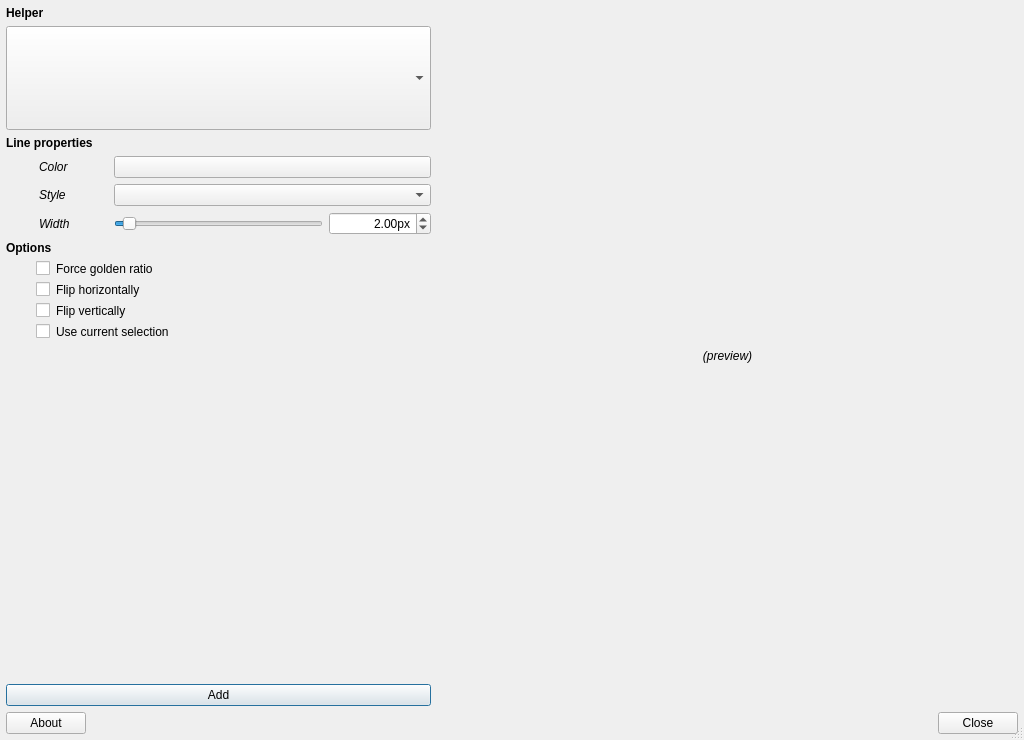
<?xml version="1.0" encoding="UTF-8"?>
<ui version="4.0">
 <class>mainwindow</class>
 <widget class="QDialog" name="mainwindow">
  <property name="geometry">
   <rect>
    <x>0</x>
    <y>0</y>
    <width>1024</width>
    <height>740</height>
   </rect>
  </property>
  <property name="windowTitle">
   <string>Composition Helper</string>
  </property>
  <property name="sizeGripEnabled">
   <bool>true</bool>
  </property>
  <property name="modal">
   <bool>false</bool>
  </property>
  <layout class="QVBoxLayout" name="verticalLayout">
   <property name="leftMargin">
    <number>6</number>
   </property>
   <property name="topMargin">
    <number>6</number>
   </property>
   <property name="rightMargin">
    <number>6</number>
   </property>
   <property name="bottomMargin">
    <number>6</number>
   </property>
   <item>
    <widget class="QWidget" name="widget" native="true">
     <layout class="QHBoxLayout" name="horizontalLayout_2">
      <property name="leftMargin">
       <number>0</number>
      </property>
      <property name="topMargin">
       <number>0</number>
      </property>
      <property name="rightMargin">
       <number>0</number>
      </property>
      <property name="bottomMargin">
       <number>0</number>
      </property>
      <item>
       <widget class="QWidget" name="widget_3" native="true">
        <property name="maximumSize">
         <size>
          <width>425</width>
          <height>16777215</height>
         </size>
        </property>
        <layout class="QGridLayout" name="gridLayout">
         <property name="leftMargin">
          <number>0</number>
         </property>
         <property name="topMargin">
          <number>0</number>
         </property>
         <property name="rightMargin">
          <number>0</number>
         </property>
         <property name="bottomMargin">
          <number>0</number>
         </property>
         <item row="5" column="0">
          <widget class="QLabel" name="label_5">
           <property name="font">
            <font>
             <italic>true</italic>
            </font>
           </property>
           <property name="styleSheet">
            <string notr="true">margin-left: 30px;</string>
           </property>
           <property name="text">
            <string>Style</string>
           </property>
          </widget>
         </item>
         <item row="7" column="0" colspan="4">
          <widget class="QLabel" name="lblOptions">
           <property name="font">
            <font>
             <weight>75</weight>
             <bold>true</bold>
            </font>
           </property>
           <property name="text">
            <string>Options</string>
           </property>
          </widget>
         </item>
         <item row="8" column="0" colspan="4">
          <widget class="QCheckBox" name="cbForceGR">
           <property name="toolTip">
            <string>When checked, constrain helper to respect Golden number ratio</string>
           </property>
           <property name="styleSheet">
            <string notr="true">margin-left: 30px;</string>
           </property>
           <property name="text">
            <string>Force golden ratio</string>
           </property>
          </widget>
         </item>
         <item row="3" column="0" colspan="4">
          <widget class="QLabel" name="label_3">
           <property name="font">
            <font>
             <weight>75</weight>
             <bold>true</bold>
            </font>
           </property>
           <property name="text">
            <string>Line properties</string>
           </property>
          </widget>
         </item>
         <item row="4" column="0">
          <widget class="QLabel" name="label_4">
           <property name="font">
            <font>
             <italic>true</italic>
            </font>
           </property>
           <property name="styleSheet">
            <string notr="true">margin-left: 30px;</string>
           </property>
           <property name="text">
            <string>Color</string>
           </property>
          </widget>
         </item>
         <item row="6" column="1" colspan="2">
          <widget class="QSlider" name="hsLineWidth">
           <property name="sizePolicy">
            <sizepolicy hsizetype="Preferred" vsizetype="Fixed">
             <horstretch>0</horstretch>
             <verstretch>0</verstretch>
            </sizepolicy>
           </property>
           <property name="toolTip">
            <string>Line width applied to helper</string>
           </property>
           <property name="minimum">
            <number>100</number>
           </property>
           <property name="maximum">
            <number>2500</number>
           </property>
           <property name="singleStep">
            <number>100</number>
           </property>
           <property name="pageStep">
            <number>500</number>
           </property>
           <property name="value">
            <number>200</number>
           </property>
           <property name="orientation">
            <enum>Qt::Horizontal</enum>
           </property>
          </widget>
         </item>
         <item row="14" column="0" colspan="4">
          <widget class="QPushButton" name="pbAdd">
           <property name="toolTip">
            <string>Add current helper configuration to document</string>
           </property>
           <property name="text">
            <string>Add</string>
           </property>
          </widget>
         </item>
         <item row="6" column="3">
          <widget class="QDoubleSpinBox" name="dsbLineWidth">
           <property name="toolTip">
            <string>Line width applied to helper</string>
           </property>
           <property name="alignment">
            <set>Qt::AlignRight|Qt::AlignTrailing|Qt::AlignVCenter</set>
           </property>
           <property name="suffix">
            <string>px</string>
           </property>
           <property name="minimum">
            <double>1.000000000000000</double>
           </property>
           <property name="maximum">
            <double>25.000000000000000</double>
           </property>
           <property name="value">
            <double>2.000000000000000</double>
           </property>
          </widget>
         </item>
         <item row="4" column="1" colspan="3">
          <widget class="CHWColorButton" name="pbLineColor">
           <property name="toolTip">
            <string>Color applied to helper</string>
           </property>
          </widget>
         </item>
         <item row="9" column="0" colspan="4">
          <widget class="QCheckBox" name="cbFlipH">
           <property name="toolTip">
            <string>Flip helper horizontally (vertical axis)</string>
           </property>
           <property name="styleSheet">
            <string notr="true">margin-left: 30px;</string>
           </property>
           <property name="text">
            <string>Flip horizontally</string>
           </property>
          </widget>
         </item>
         <item row="13" column="0">
          <spacer name="verticalSpacer">
           <property name="orientation">
            <enum>Qt::Vertical</enum>
           </property>
           <property name="sizeHint" stdset="0">
            <size>
             <width>20</width>
             <height>40</height>
            </size>
           </property>
          </spacer>
         </item>
         <item row="10" column="0" colspan="4">
          <widget class="QCheckBox" name="cbFlipV">
           <property name="toolTip">
            <string>Flip helper vertically (horizontal axis)</string>
           </property>
           <property name="styleSheet">
            <string notr="true">margin-left: 30px;</string>
           </property>
           <property name="text">
            <string>Flip vertically</string>
           </property>
          </widget>
         </item>
         <item row="1" column="0" colspan="4">
          <widget class="QComboBox" name="cbxHelpers">
           <property name="minimumSize">
            <size>
             <width>0</width>
             <height>104</height>
            </size>
           </property>
           <property name="toolTip">
            <string>&lt;html&gt;&lt;head/&gt;&lt;body&gt;&lt;p&gt;Model of helper to use&lt;/p&gt;&lt;/body&gt;&lt;/html&gt;</string>
           </property>
          </widget>
         </item>
         <item row="5" column="1" colspan="3">
          <widget class="QComboBox" name="cbxLineStyle">
           <property name="toolTip">
            <string>Line style applied to helper</string>
           </property>
          </widget>
         </item>
         <item row="0" column="0" colspan="4">
          <widget class="QLabel" name="label_2">
           <property name="font">
            <font>
             <weight>75</weight>
             <bold>true</bold>
            </font>
           </property>
           <property name="text">
            <string>Helper</string>
           </property>
          </widget>
         </item>
         <item row="6" column="0">
          <widget class="QLabel" name="label_6">
           <property name="font">
            <font>
             <italic>true</italic>
            </font>
           </property>
           <property name="styleSheet">
            <string notr="true">margin-left: 30px;</string>
           </property>
           <property name="text">
            <string>Width</string>
           </property>
          </widget>
         </item>
         <item row="11" column="0" colspan="4">
          <widget class="QCheckBox" name="cbUseSelection">
           <property name="toolTip">
            <string>When checked, if a selection exist, use selection bounds to render helper</string>
           </property>
           <property name="styleSheet">
            <string notr="true">margin-left: 30px;</string>
           </property>
           <property name="text">
            <string>Use current selection</string>
           </property>
          </widget>
         </item>
        </layout>
       </widget>
      </item>
      <item>
       <widget class="QLabel" name="lblPreview">
        <property name="font">
         <font>
          <italic>true</italic>
         </font>
        </property>
        <property name="text">
         <string>(preview)</string>
        </property>
        <property name="alignment">
         <set>Qt::AlignCenter</set>
        </property>
       </widget>
      </item>
     </layout>
    </widget>
   </item>
   <item>
    <widget class="QWidget" name="widget_2" native="true">
     <property name="sizePolicy">
      <sizepolicy hsizetype="Preferred" vsizetype="Maximum">
       <horstretch>0</horstretch>
       <verstretch>0</verstretch>
      </sizepolicy>
     </property>
     <layout class="QHBoxLayout" name="horizontalLayout">
      <property name="leftMargin">
       <number>0</number>
      </property>
      <property name="topMargin">
       <number>0</number>
      </property>
      <property name="rightMargin">
       <number>0</number>
      </property>
      <property name="bottomMargin">
       <number>0</number>
      </property>
      <item>
       <widget class="QPushButton" name="pbAbout">
        <property name="text">
         <string>About</string>
        </property>
        <property name="icon">
         <iconset theme="help-about"/>
        </property>
       </widget>
      </item>
      <item>
       <spacer name="horizontalSpacer">
        <property name="orientation">
         <enum>Qt::Horizontal</enum>
        </property>
        <property name="sizeHint" stdset="0">
         <size>
          <width>40</width>
          <height>20</height>
         </size>
        </property>
       </spacer>
      </item>
      <item>
       <widget class="QPushButton" name="pbClose">
        <property name="toolTip">
         <string>Close &lt;i&gt;Composition Helper&lt;/i&gt; window</string>
        </property>
        <property name="text">
         <string>Close</string>
        </property>
        <property name="icon">
         <iconset theme="dialog-close">
          <normaloff>.</normaloff>.</iconset>
        </property>
       </widget>
      </item>
     </layout>
    </widget>
   </item>
  </layout>
 </widget>
 <customwidgets>
  <customwidget>
   <class>CHWColorButton</class>
   <extends>QPushButton</extends>
   <header>compositionhelper.ch.chwcolorbutton</header>
  </customwidget>
 </customwidgets>
 <resources/>
 <connections/>
</ui>
